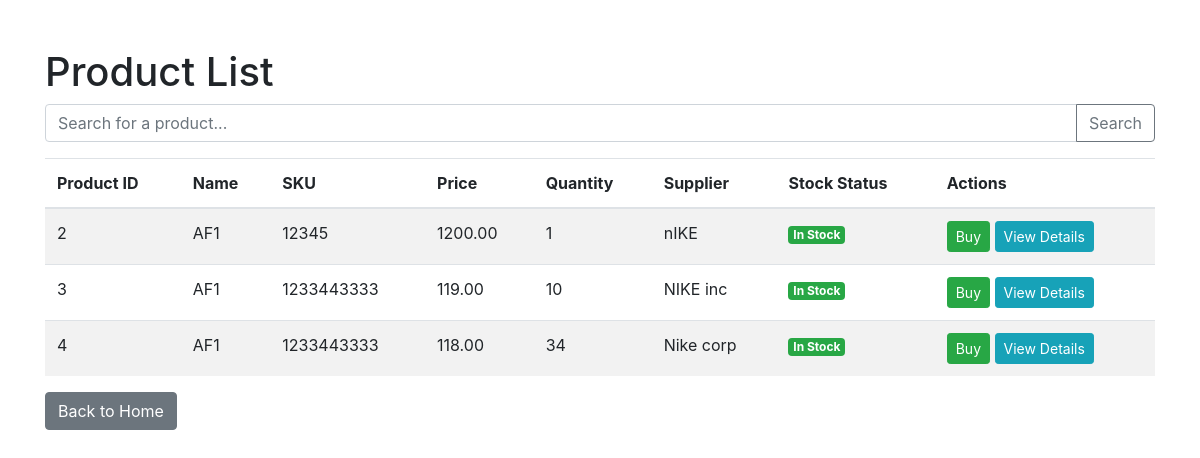
Page /list/ on the committed database.
### invApp/models.py (models this page shows, shortened)
class Product(models.Model):
    product_id = models.AutoField(primary_key=True)  # Use this if you want to explicitly define product_id as the PK
    name = models.CharField(max_length=100)
    sku = models.CharField(max_length=100)
    price = models.DecimalField(max_digits=10, decimal_places=2)
    quantity = models.IntegerField()
    supplier = models.CharField(max_length=100)
    quantity = models.PositiveIntegerField()

### invApp/views.py (the view)
# urls.py: path('list/', views.product_list_view, name="product_list"),  # Authenticated users
def product_list_view(request):
    products = Product.objects.all()
    return render(request, 'invApp/product_list.html', {'products': products})

### invApp/templates/invApp/product_list.html (shortened to what this page needs)
<!DOCTYPE html>
<html lang="en">
<head>
    <link rel="stylesheet" href="https://stackpath.bootstrapcdn.com/bootstrap/4.5.2/css/bootstrap.min.css">
</head>
<body>
    <div class="container mt-5">
        <h1>Product List</h1>
        <form method="GET" action="{% url 'product_list' %}">
            <div class="input-group mb-3">
                <input type="text" name="query" class="form-control" placeholder="Search for a product...">
                <div class="input-group-append">
                    <button class="btn btn-outline-secondary" type="submit">Search</button>
                </div>
            </div>
        </form>
        <table class="table table-striped">
            <thead>
                <tr>
                    <th>Product ID</th>
                    <th>Name</th>
                    <th>SKU</th>
                    <th>Price</th>
                    <th>Quantity</th>
                    <th>Supplier</th>
                    <th>Stock Status</th>
                    <th>Actions</th>
                </tr>
            </thead>
            <tbody>
                {% for product in products %}
                <tr>
                    <td>{{ product.product_id }}</td>
                    <td>{{ product.name }}</td>
                    <td>{{ product.sku }}</td>
                    <td>{{ product.price }}</td>
                    <td>{{ product.quantity }}</td>
                    <td>{{ product.supplier }}</td>
                    <td>
                        {% if product.quantity > 0 %}
                            <span class="badge badge-success">In Stock</span>
                        {% else %}
                            <span class="badge badge-danger">Out of Stock</span>
                        {% endif %}
                    </td>
                    <td>
                        {% if request.user.is_authenticated %}
                            <a href="{% url 'product_update' product.product_id %}" class="btn btn-warning btn-sm">Update</a>
                            <a href="{% url 'product_delete' product.product_id %}" class="btn btn-danger btn-sm">Delete</a>
                        {% else %}
                            <a href="#" class="btn btn-success btn-sm">Buy</a>
                        {% endif %}
                        <a href="{% url 'product_detail' product.product_id %}" class="btn btn-info btn-sm">View Details</a>
                    </td>
                </tr>
                {% empty %}
                <tr>
                    <td colspan="8" class="text-center">No products available.</td>
                </tr>
                {% endfor %}
            </tbody>
        </table>
        <div class="mt-3">
            <a href="{% url 'home' %}" class="btn btn-secondary">Back to Home</a>
        </div>
    </div>
</body>
</html>

### rows in the picture
Product: product_id "2", name "AF1", sku "12345", price "1200.00", quantity "1", supplier "nIKE", shows "In Stock"
Product: product_id "3", name "AF1", sku "1233443333", price "119.00", quantity "10", supplier "NIKE inc", shows "In Stock"
Product: product_id "4", name "AF1", sku "1233443333", price "118.00", quantity "34", supplier "Nike corp", shows "In Stock"
